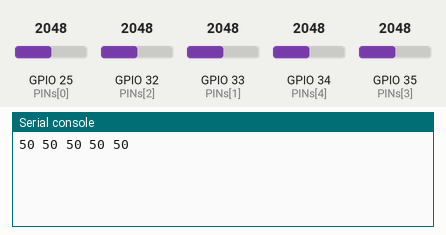
Recording of a program running on a simulated ESP32 board running MicroPython. Shown: the last lines printed to the serial console. The inputs (shaded band) are chosen by the test bench; at power-on: GPIO 25 (PINs[0]) = 2048, GPIO 32 (PINs[2]) = 2048, GPIO 33 (PINs[1]) = 2048, GPIO 34 (PINs[4]) = 2048, GPIO 35 (PINs[3]) = 2048 (analog values on the 0–4095 scale).

Above: at 1.2 s.
1.3 s: GPIO 25 (PINs[0]) set to 2866
At 2.5 s:
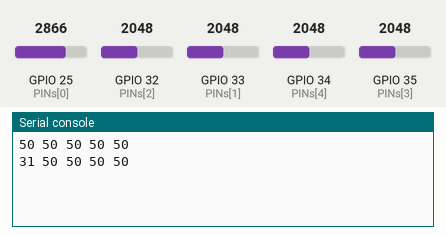
2.8 s: GPIO 32 (PINs[2]) set to 2866
At 4.0 s:
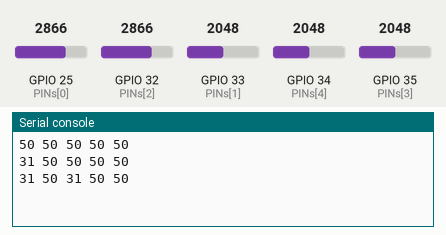
4.3 s: GPIO 33 (PINs[1]) set to 2866
At 5.5 s:
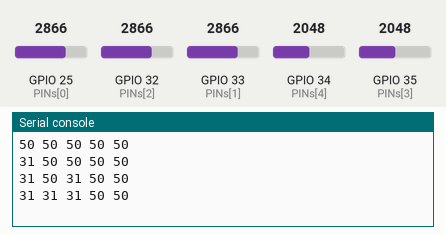
5.8 s: GPIO 34 (PINs[4]) set to 2866
At 7.0 s:
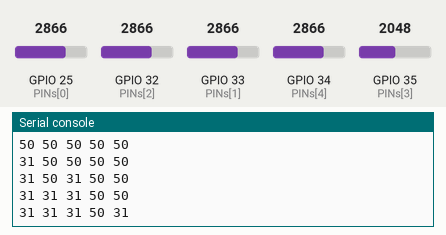
7.3 s: GPIO 35 (PINs[3]) set to 2866
At 8.5 s:
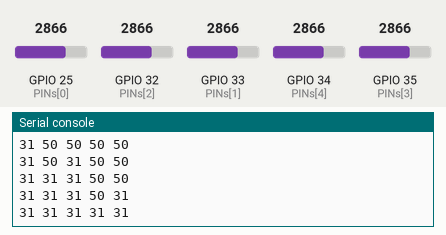
8.8 s: GPIO 25 (PINs[0]) set to 3972
At 9.4 s:
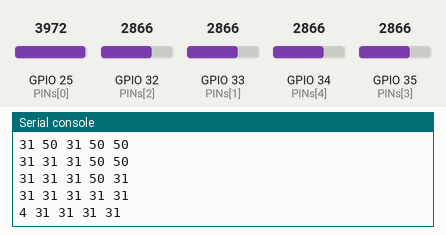
Timing chart, 0 to 11.3 s (numbered marks = the images above; inputs shaded):
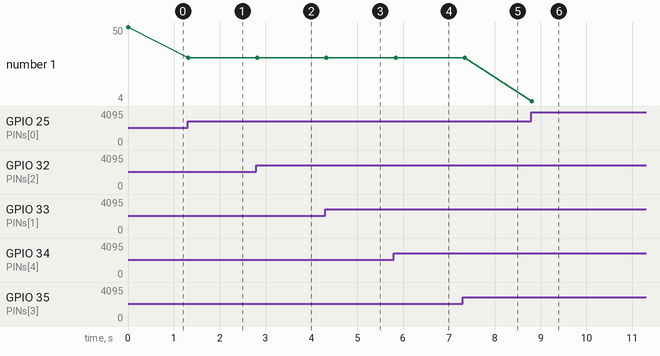

Measured:
- after the input at 1.3 s, the serial console: prints a new line at once (image 1)
- after the input at 2.8 s, the serial console: prints a new line at once (image 2)
- after the input at 4.3 s, the serial console: prints a new line at once (image 3)
- after the input at 5.8 s, the serial console: prints a new line at once (image 4)
- after the input at 7.3 s, the serial console: prints a new line after 0.05 s (image 5)
- after the input at 8.8 s, the serial console: prints a new line at once (image 6)
- plotted number 1: 50 → 31 after the input at 1.3 s, 31 → 4 after the input at 8.8 s

The program:

main.py
```python
from machine import ADC, Pin
import time


def main():
    # Setup

    # PINs used by potentiometers
    PINs = [25, 33, 32, 35, 34]

    # Number of potentiometers is equal to the number of PINs
    number_of_potentiometers = len(PINs)

    # Initialise the list of potentiometer objects
    ADCs = []

    # Initialise the list of volume levels
    volume_levels = []

    # Instead of writing Pin(PINs[i]) for every PIN we do it in a for loop and keep objects in a ADCs list
    for i in range(number_of_potentiometers):
        ADCs.append(ADC(Pin(PINs[i])))

    # Same with volume levels, there will be as many volume levels as there are potentiometers
    for i in range(number_of_potentiometers):
        volume_levels.append(0)

    # initialise previous volume list, we will compare it to the current volume and print data only upon changes
    previous_volume_levels = []
    for i in range(number_of_potentiometers):
        previous_volume_levels.append(0)

    # attenuation
    for i in ADCs:
        i.atten(ADC.ATTN_11DB)

    separator = " "

    # an infinite loop
    while True:
        # we calculate a volume level (0-100) for every potentiometer
        for i in range(number_of_potentiometers):
            # 100 - value because for some reason my potentiometers only work in reverse (anticlockwise is max)
            volume_levels[i] = 100 - int(ADCs[i].read()/4095*100)

        if volume_levels != previous_volume_levels:
            # and we construct a message to be send to PC
            print(separator.join(map(str, volume_levels)))

        for i in range(number_of_potentiometers):
            previous_volume_levels[i] = volume_levels[i]


        # a sleep function
        time.sleep(0.05)


main()
```
